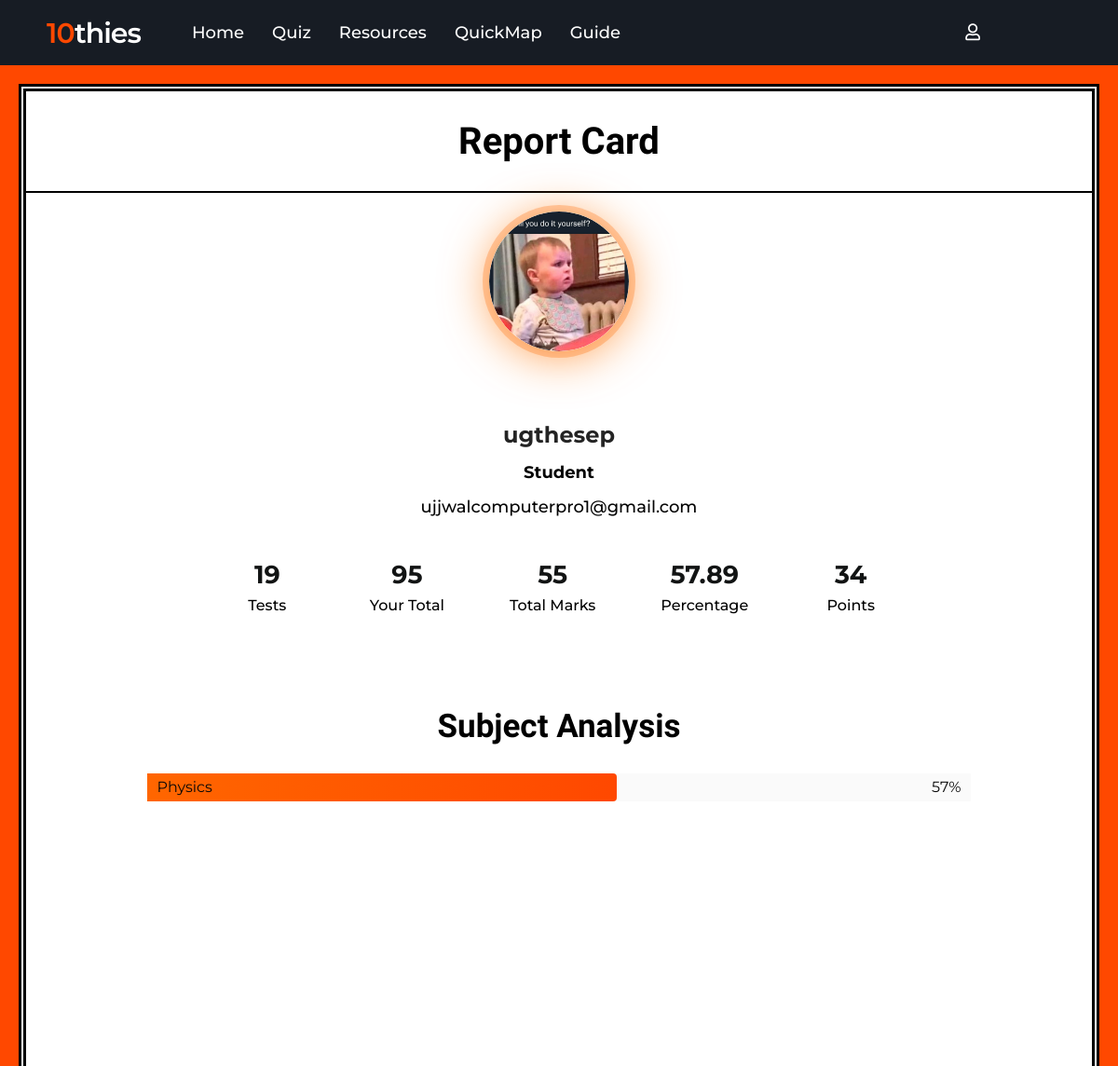
The page /Analytics/ (signed in, upper part) on the database as committed earlier.
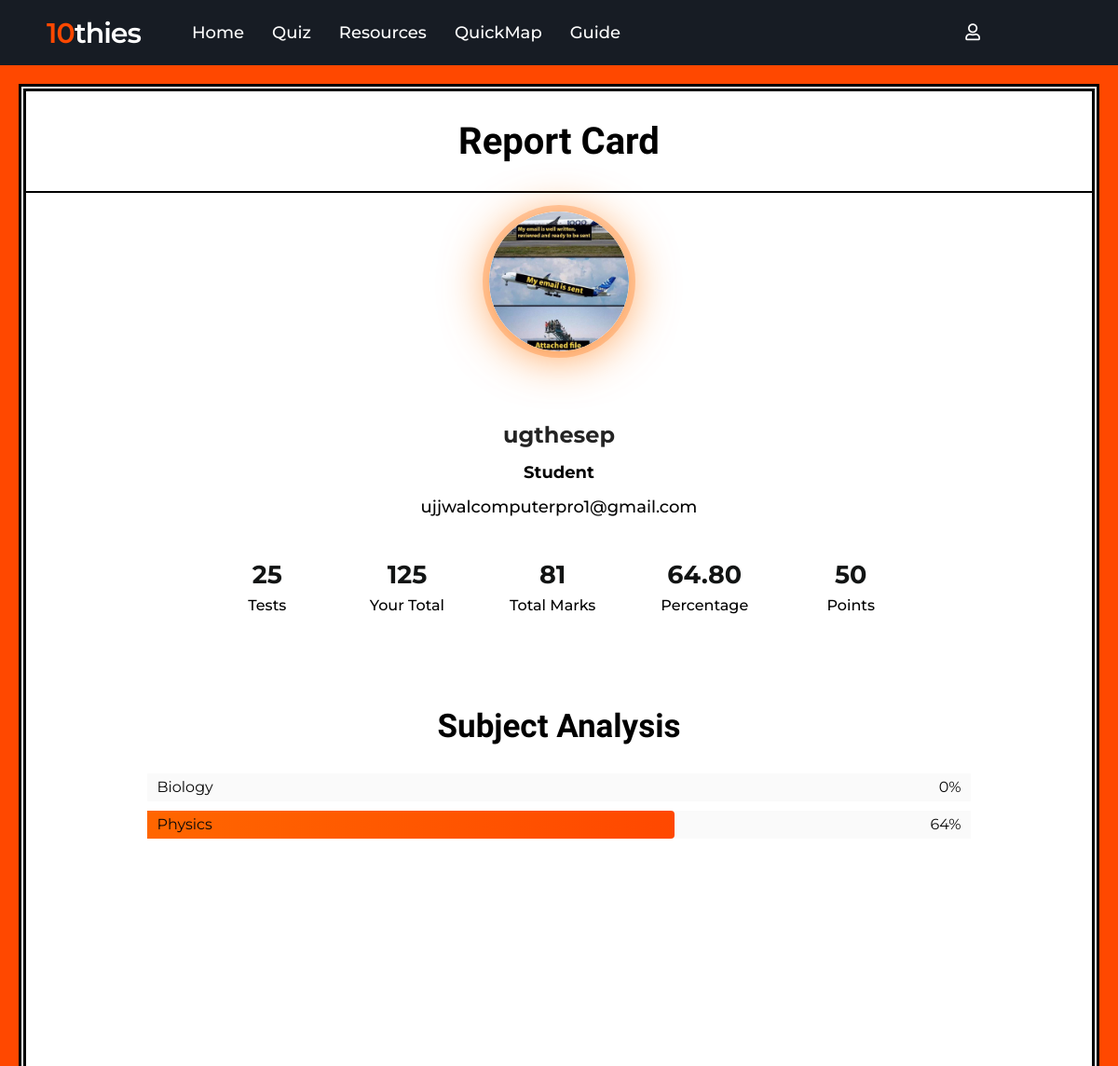
The same page on the database as committed later.
### Profile/models.py (models this page shows, shortened)
class Profile(models.Model):
    user=OneToOneField(User,on_delete=models.CASCADE)
    profile_img=models.ImageField(upload_to='profilePic',null=True,default="",blank=True)
    weak_subject=models.CharField(max_length=80)
    best_subject=models.CharField(max_length=80)
    best_subject_marks=models.IntegerField(default=0)
    weak_subject_marks=models.IntegerField(default=1000)
    chname=models.CharField(max_length=200,default="None")
    level=models.CharField(max_length=40,default="None")
    points=models.IntegerField(default=0)

### Quiz/models.py (models this page shows, shortened)
class Subject(models.Model):
    logo=models.CharField(max_length=30,default="")
    subcode=models.IntegerField()
    subname=models.CharField(max_length=200)
    level=models.TextField()
    chname=models.CharField(max_length=200)
    totalquestions=models.IntegerField()
    subimg=models.ImageField(upload_to="images")
    sub_bgcolor=models.CharField(max_length=7)
    sub_bgcolor_light=models.CharField(max_length=10)
    sub_textcolor_hover=models.CharField(max_length=10)
    sub_boxshadow_color=models.CharField(max_length=10)

### User/views.py (the view)
    def mod_isauth(request):
        if 'username' in request.session.keys():
            return isauth(request)
        else:
            return redirect('signin')

### Analytics/logics.py (called while the page is built)
def get_subjects():
    subjects=Subject.objects.all()
    return list(set([sub.subname for sub in subjects]))

def prepare_data(all_subjects,results,data):
    subjects={sub:0 for sub in all_subjects}
    times={sub:0 for sub in all_subjects}
    for res in results:
        subjects[res.subname]+=res.marksobtained
        times[res.subname]+=res.totalmarks
        print(subjects,times)
    for subname,value in subjects.items():
        try:
            data[0]+=subjects[subname]
            data[1]+=times[subname]
            subjects[subname]=int((value*100)/(times[subname]))
            print(subjects[subname],times[subname])
        except ZeroDivisionError:
            pass
    return subjects

def get_weakSubjects(result):
    Store=[]
    subjects=[]
    for res in result:
        if res.chname in Store:
            pass
        else:
            if res.totalmarks/2 >= res.marksobtained:
                subjects.append(res)
                Store.append(res.chname)
    return subjects

def get_growthRate(result):
    rate=[]
    for res in result:
        rate.append(res.marksobtained/(res.totalmarks/10))
    return rate

### templates/Analytics/Analysis.html (shortened to what this page needs)
{% extends 'Home/nav.html' %}
{% load static %}
{% block content %}
     <link rel="stylesheet" href="{% static 'css/analysis.css' %}">
    <section class="report">
        <h1  style="border-bottom: black solid 2px;" class="heading">Report Card
        </h1>
          <div style="padding-top: 60px; margin-top: 70px;" class="profile-card js-profile-card">
            <div class="profile-card__cnt js-profile-cnt">
              <div class="profile-card__img profile-pic">
               <img src="{{profile.profile_img.url}}" alt="">
              </div>
              <div class="profile-card__name">{{profile.user.username}}</div>
              <div class="profile-card__txt"> <strong>Student</strong> </div>
              <div class="profile-card__txt">{{profile.user.email}}</div>
              <div class="profile-card-inf">
                <div class="profile-card-inf__item">
                  <div class="profile-card-inf__title">{{total_test}}</div>
                  <div class="profile-card-inf__txt">Tests</div>
                </div>
                <div class="profile-card-inf__item">
                  <div class="profile-card-inf__title">{{tres.totalmarks}}</div>
                  <div class="profile-card-inf__txt">Your Total</div>
                </div>
                <div class="profile-card-inf__item">
                  <div class="profile-card-inf__title">{{tres.marksobtained}}</div>
                  <div class="profile-card-inf__txt">Total Marks</div>
                </div>
                <div class="profile-card-inf__item">
                  <div class="profile-card-inf__title">{{tres.percentage}}</div>
                  <div class="profile-card-inf__txt">Percentage</div>
                </div>
                <div class="profile-card-inf__item">
                  <div class="profile-card-inf__title">{{profile.points}}</div>
                  <div class="profile-card-inf__txt">Points</div>
                </div>
              </div>
            </div>
          </div>
        <section style="border: none;" class="overall-graph">
             <h1 style=" font-size: 35px; color: black;"  class="heading">Subject Analysis</h1>
                <div class="skills">
                   <div class="charts">
                     <div class="chart chart--dev">
                       <ul class="chart--horiz">
                        {% for sub,value in subjects.items %}
                        <div style="margin-bottom: 10px; background-color: #fafafa;">
                          <span class="chart__label" style="float: right; padding-right: 10px;
                          z-index: 100; position: relative;">
                            {{value}}%
                         </span>
                          <li class="chart__bar" style="width: {{value}}%;">
                            <span class="chart__label">
                              {{sub}}
                            </span>
                          </li>
                        </div>
                         {% endfor %}
                       </ul>
                     </div>
                   </div>
                 </div>
          </section>
    </section>
{% endblock %}

Rows that differ between the two databases and show on the page:
changed Profile "ugthesep": profile_img: a different picture; points "34" → "50"
added Subject: subjects "Biology"
Other text that changed with them:
{{ total_test }}: "19" → "25"
{{ tres.totalmarks }}: "95" → "125"
{{ tres.marksobtained }}: "55" → "81"
{{ tres.percentage }}: "57.89" → "64.80"
new list line: "0 %"
new list line: "64 %"
new list line: "Physics"
list line gone: "57 %"
list line gone: "Physics"
